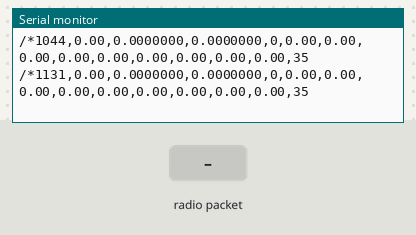
This sketch was run on a simulated Arduino Uno, built with avr-gcc and run on an emulated ATmega328P. Shown: the last lines printed to the serial monitor. The inputs (shaded band) are chosen by the test bench. No radio packets arrive unless stated.

Above: at 1.2 s.
1.3 s: radio packet "1" arrives
At 1.44 s:
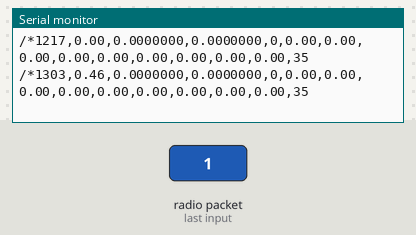
2.8 s: radio packet "0" arrives
At 2.99 s:
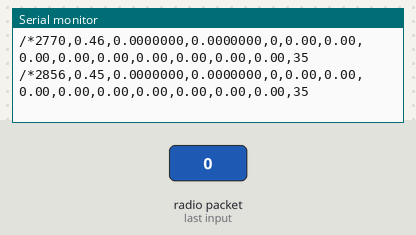
5.8 s: radio packet "2" arrives
Timing chart, 0 to 8.8 s (numbered marks = the images above; inputs shaded):
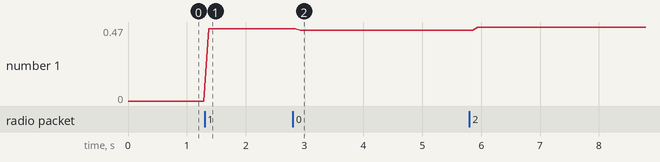

The sketch:

ground_station.ino
```cpp
//     Euroavia - ground station
//
// the setup consists of an arduino with NRF sensor
// connected trough serial port to a computer
// Serial studio is running on that computer
// we publish csv format of data and then serial studio converts to json format
// to visualize that data with widgets

#include <SPI.h>
#include <nRF24L01.h>
#include <RF24.h>

const uint64_t pipe = 0xE8E8F0F0E1LL;
RF24 radio(9, 10);  // CE ,CSN

int alt_offset = 0;
bool first_time = true;

struct Payload {
  //BATTERY
  short int battery;

  //SIGNAL STRENGTH

  //GPS
  //  NeoGPS::time_t  dateTime;
  int32_t latitude;       //4 bytes
  int32_t longitude;
  short int altitude;     //2 bytes
  short int speed_kph;

  //IMU
  short int AccX;
  short int AccY;
  short int AccZ;
  short int GyroX;   //rads
  short int GyroY;
  short int GyroZ;

  //BARO
  short int alt;
  short int temp;

  //PITTOT

};

Payload data;

void setup()
{
  Serial.begin(9600);

  //We reset the received values
  data.latitude = 0;
  data.longitude = 0;
  data.altitude = 0;
  data.speed_kph = 0;
  data.AccX = 0;
  data.AccY = 0;
  data.AccZ = 0;
  data.GyroX = 0;
  data.GyroY = 0;
  data.GyroZ = 0;
//  data.MagX = 0;
//  data.MagY = 0;
//  data.MagZ = 0;
//  data.temp = 0;
  data.alt = 0;

  //Once again, begin and radio configuration
  radio.begin();
  radio.setAutoAck(false);
  radio.setDataRate(RF24_250KBPS);
  radio.openReadingPipe(1,pipe); //or 0??

  //radio.setPALevel(RF24_PA_MIN);

  //We start the radio comunication1
  radio.startListening();
}

void loop(){
  //Receive the radio data
  if(radio.available()) { //check again if this is the right way to do it/ or while?
    radio.read(&data, sizeof(Payload));
  }

  double longitude = data.longitude;
  longitude/=10000000;
  double latitude = data.latitude;
  latitude/=10000000;

  Serial.print("/*");      // frame start sequence (json)
  Serial.print(millis());  //ms since system started
  Serial.print(",");
  Serial.print(data.battery/107.4); //battery //calibrate *2 (voltage div) *5 (Vref) /1024 resolution
  Serial.print(",");

  Serial.print(longitude,7); //show 7 decimal digits
  Serial.print(",");
  Serial.print(latitude,7);
  Serial.print(",");
  Serial.print(data.altitude);
  Serial.print(",");
  Serial.print(data.speed_kph*(1.0)/100);
  Serial.print(",");

  Serial.print(data.AccX*(1.0)/100);
  Serial.print(",");
  Serial.print(data.AccY*(1.0)/100);
  Serial.print(",");
  Serial.print(data.AccZ*(1.0)/100);
  Serial.print(",");
  Serial.print(data.GyroX*(1.0)/100);
  Serial.print(",");
  Serial.print(data.GyroY*(1.0)/100);
  Serial.print(",");
  Serial.print(data.GyroZ*(1.0)/100);
  Serial.print(",");

  if(data.altitude != 0 and first_time){
    alt_offset = data.altitude;
    first_time = false;
  }
  Serial.print(data.alt*(1.0)/100 + alt_offset);   // +-300 meters from ground station
  Serial.print(",");
  Serial.print(data.temp*(1.0)/100); //temperature
  Serial.print(",");

  Serial.println("35");//air speed later
//  Serial.print("*/"); // frame end sequence (json)
}
```

Measured:
- after the input at 1.3 s, the serial monitor: prints a new line after 0.07 s (image 1)
- after the input at 2.8 s, the serial monitor: prints a new line after 0.12 s (image 2)
- plotted number 1: 0 → 0.46 after the input at 1.3 s, 0.46 → 0.45 after the input at 2.8 s
